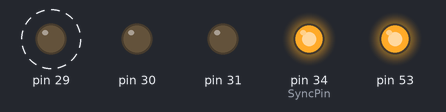
Recording of a sketch running on a simulated Arduino Mega 2560, built with avr-gcc and run on an emulated ATmega2560. On the bench: output pins drawn as LEDs (lit = HIGH). Dashed ring = blinking. Pins used as bus, display or sensor lines are not drawn.

Above: at 0.46 s.
Timing chart, 0 to 3.0 s (numbered marks = the images above):
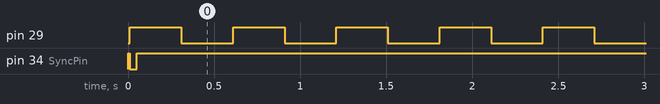

Measured:
- by itself, pin 29: alternates HIGH for 0.30 s and LOW for 0.30 s
- by itself, pin 34 (SyncPin): HIGH → LOW at 0.01 s, → HIGH 0.04 s later

The sketch:

Laser_test_Aout.ino
```cpp
#include <SPI.h>

//SPI
bool verbose = false;
int ResetPin = 33;
int SyncPin  = 34;
int LatchPin = 35;

void setup() {
  pinMode(ResetPin,OUTPUT);
  pinMode(SyncPin, OUTPUT);
  pinMode(LatchPin,OUTPUT);
  digitalWrite(SyncPin, 1);
  digitalWrite(LatchPin,0);
  digitalWrite(ResetPin,1);
  SPI.begin();

  pinMode(31,OUTPUT);
  pinMode(30,OUTPUT);
  pinMode(29,OUTPUT);


  Serial.begin(115200);
  delay(10);
}


void setChannel(int channel, int value){
  digitalWrite(SyncPin, 0);
  SPI.beginTransaction(SPISettings(50000000, MSBFIRST, SPI_MODE1));
  SPI.transfer(0x30 + channel);
  SPI.transfer(value >> 8);
  SPI.transfer(value & 0xFF);
  SPI.endTransaction();
  digitalWrite(SyncPin, 1);
  if(verbose){
    Serial.println(0x30 + channel, BIN);
    Serial.println(value >> 8, BIN);
    Serial.println(value & 0xFF, BIN);
  }
}


int value = 0;
int d = 15;
void loop() {

  setChannel(9,65000);

  digitalWrite(29,1);
  setChannel(11,65000);
  setChannel(14,65000);
  setChannel(15,65000);
  delay(300);

  digitalWrite(29,0);
  setChannel(11,0);
  setChannel(14,0);
  setChannel(15,0);
  delay(300);
}
```
